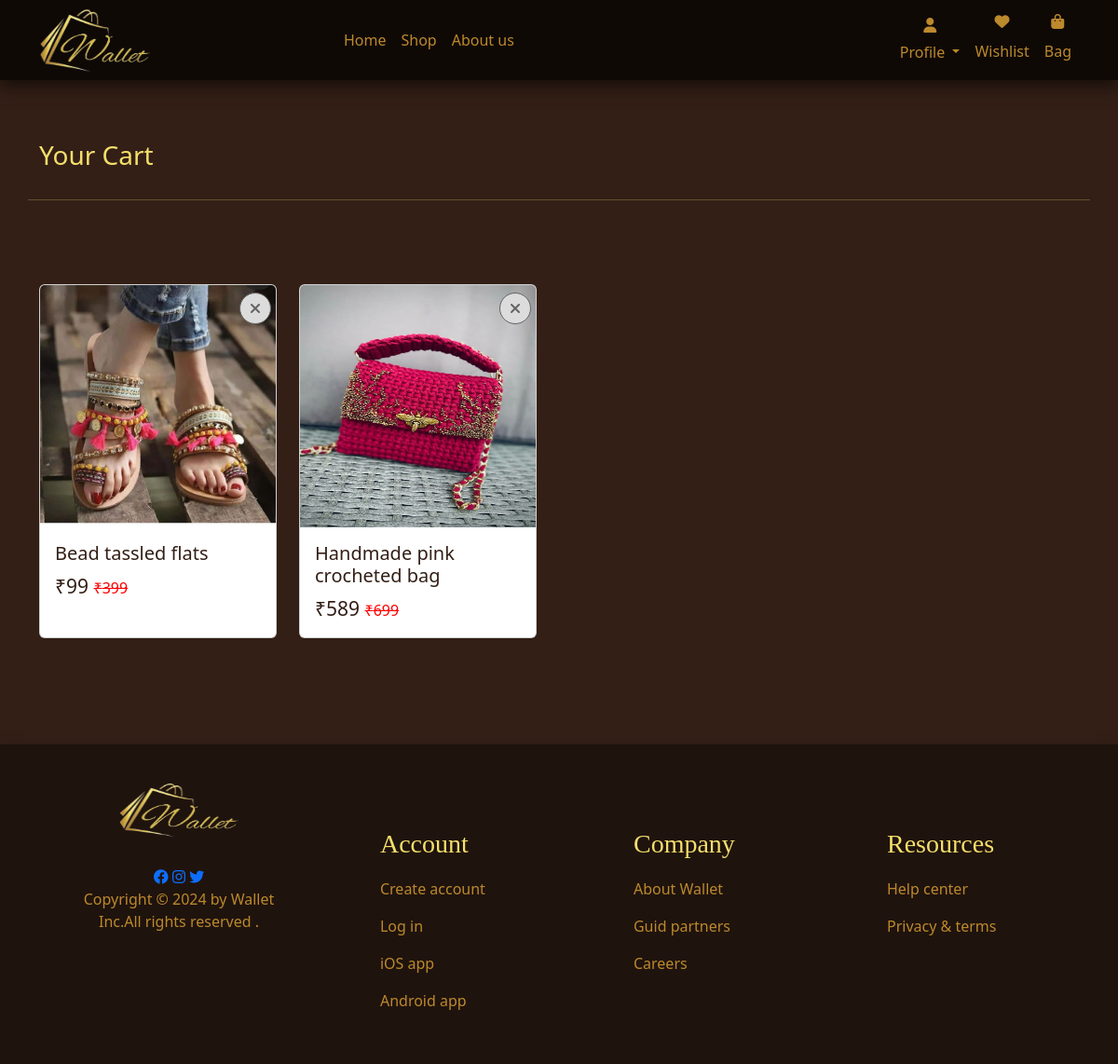
The page /wishlist (signed in) on the database its author committed.
### app/models.py (models this page shows, shortened)
class wishlists(models.Model):
    user=models.ForeignKey(User,on_delete=models.CASCADE)
    product=models.ForeignKey(products,on_delete=models.CASCADE)
    time_create=models.DateTimeField(auto_now_add=True)

class products(models.Model):
    category=models.ForeignKey(subcategories,on_delete=models.CASCADE)
    titlepd=models.CharField(max_length=150,null=False,blank=False)
    name=models.CharField(max_length=150)
    vendor=models.CharField(max_length=100)
    prod_image=models.ImageField(upload_to="img/%y")
    quantity=models.IntegerField(null=False,blank=False)
    original_price=models.IntegerField(null=False,blank=False)
    off_price=models.IntegerField(null=False,blank=False)
    description=models.TextField(max_length=450)
    trending=models.BooleanField(default=False,help_text="0-show , 1-Hidden")
    wishlist = models.BooleanField(default=False, help_text="0-show , 1-Hidden")
    status=models.BooleanField(default=False,help_text="0-show , 1-Hidden")
    time_create=models.DateTimeField(auto_now_add=True)

### app/views.py (the view)
# urls.py: path('wishlist',views.whishlist,name='wishlist'),
def whishlist(request):
    if request.user.is_authenticated:
        Wishlist=wishlists.objects.filter(user=request.user)
        return render(request, "wishlist.html",{'wishlt':Wishlist})
    else:
        messages.info(request, 'Please login to access your wishlist.')
        return redirect('login')

### templates/wishlist.html (shortened to what this page needs)
<!DOCTYPE html>
<html lang="en">
<head>
    {% load static %}
    <link rel="stylesheet" href="{% static 'css/wishlist.css' %}">
    <link rel="stylesheet" href="{% static 'bootstrap-5.3.3-dist/css/bootstrap.min.css' %}">
    <link rel="stylesheet" href="https://cdnjs.cloudflare.com/ajax/libs/font-awesome/6.2.0/css/all.min.css">
</head>
<body>
    {% include 'nav.html' %}
    <div class="container" style="margin-top: 100px;">
        <div class="row">
            <h3>Your Cart</h3>
            <hr>
            <div class="row">
                {% for list in wishlt %}
                <div class="col-md-4 col-lg-3 col-sm-6 col-6 mb-4">
                    <div class="card">
                        <img src="{{ list.product.prod_image.url }}" class="card-img-top" alt="No image">
                        <div class="card-body">
                            <h5 class="card-title">{{list.product.name}}</h5>
                            <p class="card-text ">₹{{list.product.off_price}}  <span>₹{{list.product.original_price}}</span></p>
                            <div class="product">
                                <a href="{% url 'remove_wish' list.id %}" onclick="return confirm('Are u sure to Remove')" class="close"><i class="fa fa-close"></i></a>
                            </div>
                        </div>
                    </div>
                </div>
                {% endfor %}
            </div>
        </div>
    </div>
    {% include 'footer.html' %}
</body>
</html>

### static/css/wishlist.css (style rules this page uses)
body { background-color: #331F16 !important; overflow-x: hidden; }
.row h3 { color: #F5DF6B; margin: 50px 0 30px 0; }
.row hr { color: #F5DF6B; margin: 0 0 90px 0; }
.row .card { height: 380px; position: relative; }
.row .card-img-top { height: 260px; }
.row h5 { color:#331F16; }
.row .card-text { color:#331F16; font-size: 21px; }
.row p span { text-decoration: line-through; font-size: 16px; color: red; }
.close { position: absolute; top: 3px; right: 0; padding: 4px 10px; margin: 5px; font-size: 16px; cursor: pointer; border: 1px solid; color: #636262; border-radius: 50%; background-color: gainsboro; }

### rows shown on the page
wishlists: product.prod_image (picture), product.name "Bead tassled flats", product.off_price "99", product.original_price "399"
wishlists: product.prod_image (picture), product.name "Handmade pink crocheted bag", product.off_price "589", product.original_price "699"
